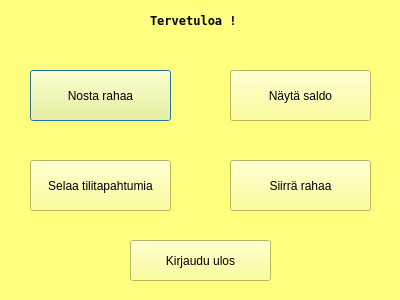
<?xml version="1.0" encoding="UTF-8"?>
<ui version="4.0">
 <class>loginOk</class>
 <widget class="QDialog" name="loginOk">
  <property name="geometry">
   <rect>
    <x>0</x>
    <y>0</y>
    <width>400</width>
    <height>300</height>
   </rect>
  </property>
  <property name="windowTitle">
   <string>Pankkiautomaatti</string>
  </property>
  <property name="styleSheet">
   <string notr="true">background-color:rgb(255, 255, 127)</string>
  </property>
  <widget class="QPushButton" name="pushButton">
   <property name="geometry">
    <rect>
     <x>30</x>
     <y>70</y>
     <width>141</width>
     <height>51</height>
    </rect>
   </property>
   <property name="styleSheet">
    <string notr="true">pushButton-color: #ffaa00</string>
   </property>
   <property name="text">
    <string>Nosta rahaa</string>
   </property>
  </widget>
  <widget class="QPushButton" name="pushButton_2">
   <property name="geometry">
    <rect>
     <x>30</x>
     <y>160</y>
     <width>141</width>
     <height>51</height>
    </rect>
   </property>
   <property name="text">
    <string>Selaa tilitapahtumia</string>
   </property>
  </widget>
  <widget class="QPushButton" name="pushButton_3">
   <property name="geometry">
    <rect>
     <x>230</x>
     <y>70</y>
     <width>141</width>
     <height>51</height>
    </rect>
   </property>
   <property name="text">
    <string>Näytä saldo</string>
   </property>
  </widget>
  <widget class="QPushButton" name="pushButton_4">
   <property name="geometry">
    <rect>
     <x>230</x>
     <y>160</y>
     <width>141</width>
     <height>51</height>
    </rect>
   </property>
   <property name="text">
    <string>Siirrä rahaa</string>
   </property>
  </widget>
  <widget class="QPushButton" name="pushButton_5">
   <property name="geometry">
    <rect>
     <x>130</x>
     <y>240</y>
     <width>141</width>
     <height>41</height>
    </rect>
   </property>
   <property name="text">
    <string>Kirjaudu ulos</string>
   </property>
  </widget>
  <widget class="QLabel" name="label">
   <property name="geometry">
    <rect>
     <x>150</x>
     <y>0</y>
     <width>151</width>
     <height>41</height>
    </rect>
   </property>
   <property name="font">
    <font>
     <family>Fixedsys</family>
     <weight>75</weight>
     <bold>true</bold>
    </font>
   </property>
   <property name="text">
    <string>Tervetuloa !</string>
   </property>
  </widget>
 </widget>
 <resources/>
 <connections/>
</ui>
